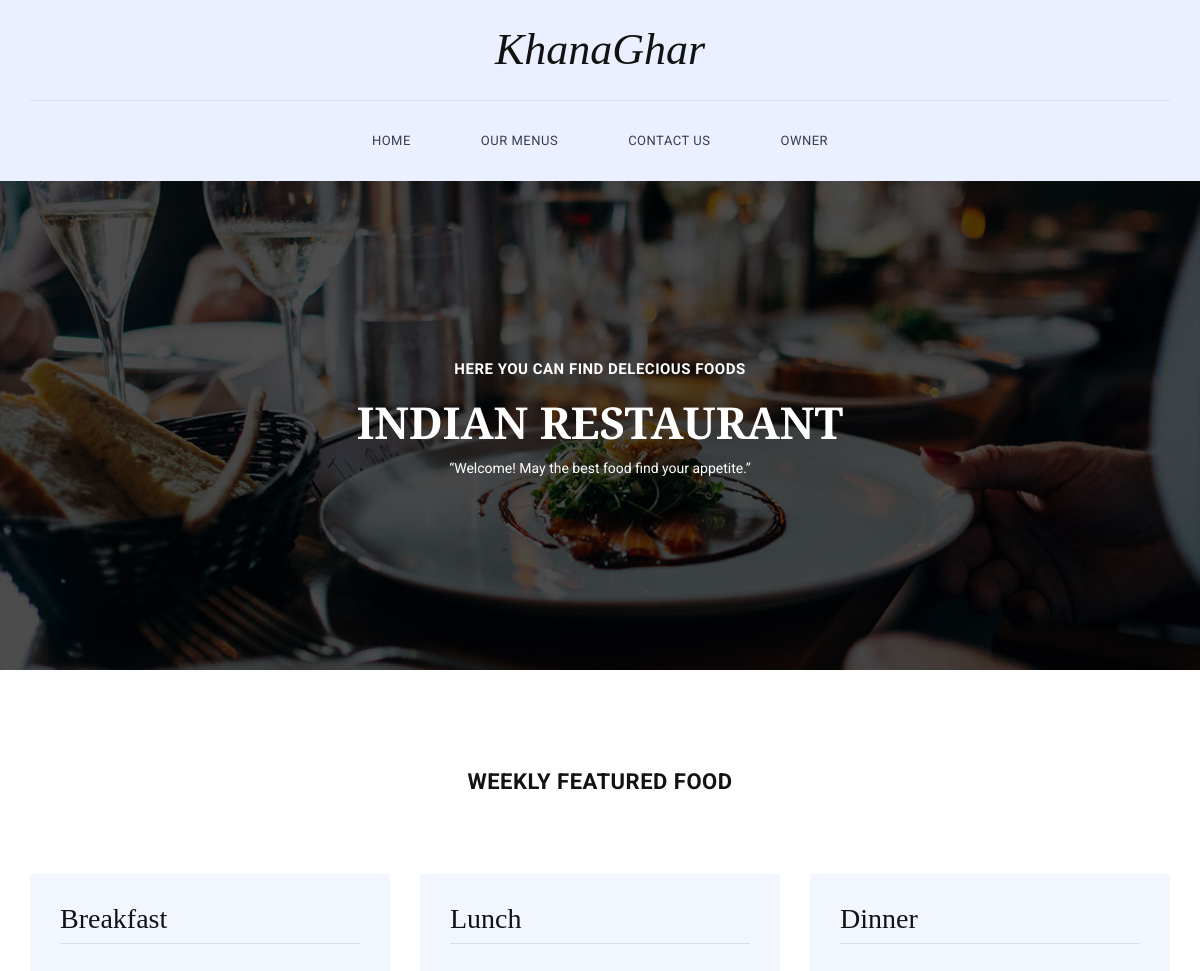
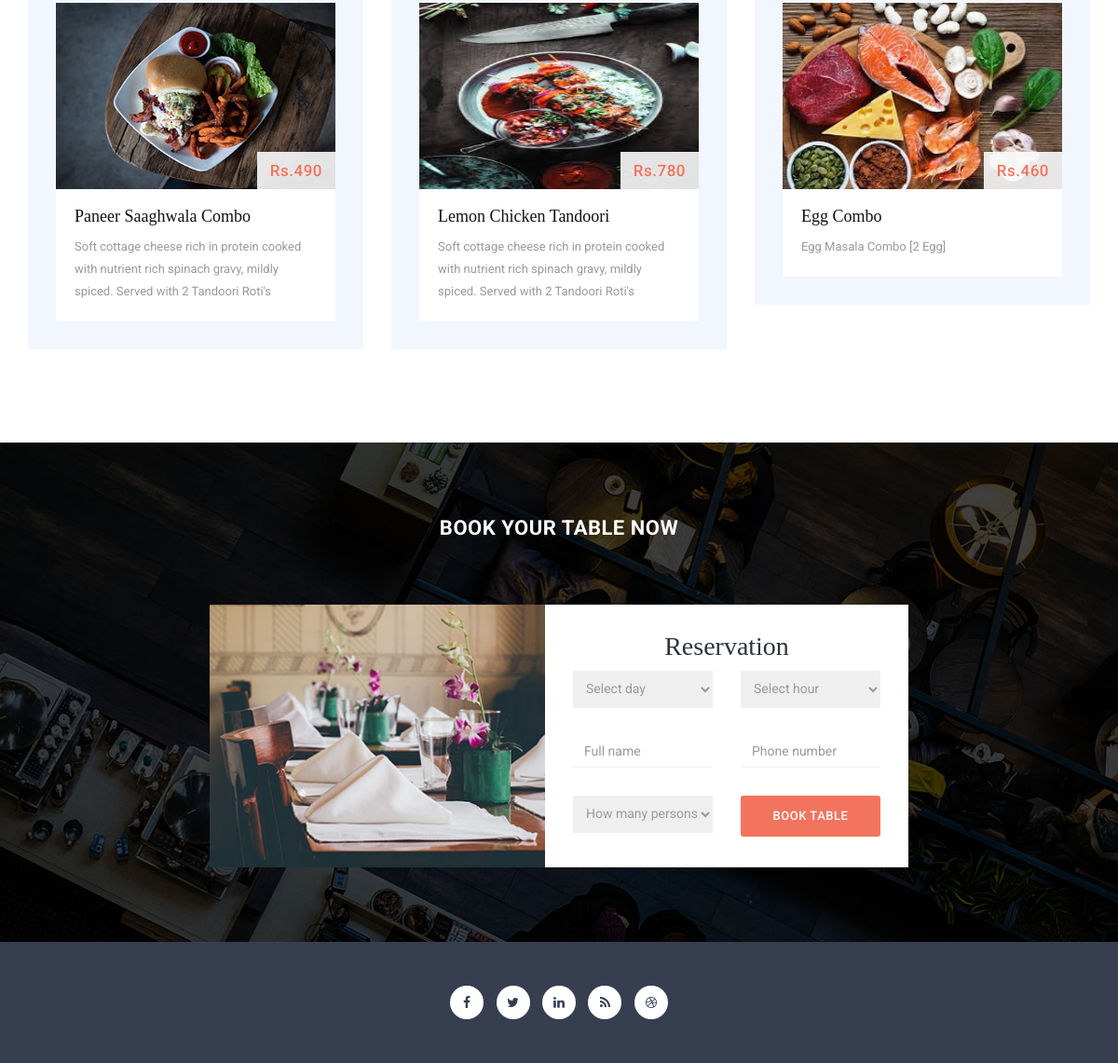
Screenshot of /food/ with the database file from the repository (2 pictures, top to bottom).
### food/models.py (models this page shows, shortened)
class special_item(models.Model):
    item_name= models.CharField(max_length=200)
    item_desc= models.CharField(max_length=400)
    item_sort_desc=models.CharField(max_length=400)
    item_price=models.IntegerField()
    item_image=models.ImageField(upload_to="images/")
    category=models.ForeignKey("Category", on_delete=models.CASCADE)

### food/views.py (the view)
# urls.py: 2. Add a URL to urlpatterns:  path('', views.home, name='home')
def home(request):
    book(request)
    item_list={
        "breakfast":special_item.objects.get(category=breakfast_id),
        "lunch":special_item.objects.get(category=lunch_id),
        "dinner":special_item.objects.get(category=dinner_id)
    }
    return render(request,'foods/index.html', item_list )

### food/views.py (called while the page is built)
def book(request):
    if request.method=="POST":
        day=request.POST["day"]
        hour=request.POST["hour"]
        name=request.POST["name"]
        phone=request.POST["phone"]
        person=request.POST["persons"]
        massage=f'day={day}, time={hour}, name={name}, contact={phone}, members={person}'
        print(massage)
        send_mail(
            "for new table booking",
            massage,
            from_email=settings.EMAIL_HOST_USER,
            recipient_list=["test@gmail.com"]
        )
        messages.success(request, 'Details has been sent')
        redirect("/food")

### food/templates/foods/index.html (shortened to what this page needs)
{% extends 'foods/base.html' %}
{% load static %}
{% block body %}
    <section class="banner">
        <div class="container">
            <div class="row">
                <div class="col-md-6 col-md-offset-3">
                    <h4>Here you can find delecious foods</h4>
                    <h2>Indian Restaurant</h2>
                    <p>“Welcome! May the best food find your appetite.”</p>
                </div>
            </div>
        </div>
    </section>
    <section class="featured-food">
        <div class="container">
            <div class="row">
                <div class="heading">
                    <h2>Weekly Featured Food</h2>
                </div>
            </div>
            <div class="row">
                <div class="col-md-4">
                    <div class="food-item">
                        <h2>Breakfast</h2>
                        <a href="{% url "details_special" breakfast.id %}">
                        <img src="/media/{{breakfast.item_image}}" width="100" height="200" alt=""></a>
                        <div class="price">Rs.{{breakfast.item_price}}</div>
                        <div class="text-content">
                            <h4>{{breakfast.item_name}}</h4>
                            <p>{{breakfast.item_sort_desc}}</p>
                        </div>
                    </div>
                </div>
                <div class="col-md-4">
                    <div class="food-item">
                        <h2>Lunch</h2>
                        <a href="{% url "details_special" lunch.id %}">
                        <img  src="/media/{{lunch.item_image}}" width="100" height="200" alt=""></a>
                        <div class="price">Rs.{{lunch.item_price}}</div>
                        <div class="text-content">
                            <h4>{{lunch.item_name}}</h4>
                            <p>{{lunch.item_sort_desc}}</p>
                        </div>
                    </div>
                </div>
                <div class="col-md-4">
                    <div class="food-item">
                        <h2>Dinner</h2>
                        <a href="{% url "details_special" dinner.id %}">
                        <img src="/media/{{dinner.item_image}}" width="100" height="200" alt=""></a>
                        <div class="price">Rs.{{dinner.item_price}}</div>
                        <div class="text-content">
                            <h4>{{dinner.item_name}}</h4>
                            <p>{{dinner.item_sort_desc}}</p>
                        </div>
                    </div>
                </div>
            </div>
        </div>
    </section>
    <section id="book-table">
        <div class="container">
            <div class="row">
                <div class="col-md-12">
                    <div class="heading">
                        <h2>Book Your Table Now</h2>
                    </div>
                </div>
                <div class="col-md-4 col-md-offset-2 col-sm-12">
                    <div class="left-image">
                        <img src="{% static 'food/img/book_left_image.jpg'%}" alt="">
                    </div>
                </div>
                <div class="col-md-4 col-sm-12">
                    <div class="right-info">
                        <h4>Reservation</h4>
                        <form id="form-submit" action="" method="post">
                            <div class="row">
                                <div class="col-md-6">
                                    <fieldset>
                                        <select required name='day' onchange='this.form.()'>
                                            <option value="">Select day</option>
                                        </select>
                                    </fieldset>
                                </div>
                                <div class="col-md-6">
                                    <fieldset>
                                        <select required name='hour' onchange='this.form.()'>
                                            <option value="">Select hour</option>
                                        </select>
                                    </fieldset>
                                </div>
                                <div class="col-md-6">
                                    <fieldset>
                                        <input name="name" type="name" class="form-control" id="name" placeholder="Full name" required="">
                                    </fieldset>
                                </div>
                                <div class="col-md-6">
                                    <fieldset>
                                        <input name="phone" type="phone" class="form-control" id="phone" placeholder="Phone number" required="">
                                    </fieldset>
                                </div>
                                <div class="col-md-6">
                                    <fieldset>
                                        <select required class="person" name='persons'>
                                            <option value="">How many persons?</option>
                                        </select>
                                    </fieldset>
                                </div>
                                <div class="col-md-6">
                                    <fieldset>
                                        <button type="submit" id="form-submit" class="btn">Book Table</button>
                                    </fieldset>
                                </div>
                            </div>
                        </form>
                    </div>
                </div>
            </div>
        </div>
    </section>
    {% endblock%}

### food/static/food/css/hero-slider.css (style rules this page uses)
*, *::after, *::before { -webkit-box-sizing: border-box; -moz-box-sizing: border-box; box-sizing: border-box; }
html { font-size: 62.5%; }
body { font-family: "Open Sans", sans-serif; color: #2c343b; background-color: #f2f2f2; }
a { color: #d44457; text-decoration: none; }
img { max-width: 100%; }

### food/static/food/css/templatemo-style.css (style rules this page uses)
* { margin: 0; padding: 0; font-family: 'Roboto', arial, sans-serif; }
body { overflow-x: hidden; background-color: #fff; }
p { color: #9a9a9a; font-size: 13px; line-height: 24px; }
.banner { padding: 180px 0px; background-image: url(../img/banner-bg.jpg); background-repeat: no-repeat; background-size: cover; background-position: center center; text-align: center; }
.banner h4 { margin-top: 0px; font-family: 'Roboto', sans-serif; font-weight: 700; font-size: 15px; color: #fff; text-transform: uppercase; letter-spacing: 0.5px; }
.banner h2 { font-family: 'Spectral', serif; font-size: 44px; font-weight: 600; color: #fff; text-transform: uppercase; }
.banner p { color: #fff; font-size: 14px; }
section#book-table { padding: 80px 0px; background-image: url(../img/book-bg.jpg); background-repeat: no-repeat; background-size: cover; background-position: center center; text-align: center; }
#book-table .heading h2 { margin-top: 0px; margin-bottom: 70px; font-size: 22px; font-weight: 700; letter-spacing: 0.5px; text-transform: uppercase; color: #fff; }
section#book-table .left-image img { width: 100%; overflow: hidden; }
.right-info { height: 282px; background-color: #fff; margin-left: -30px; padding: 30px; }
.right-info h4 { margin-top: 0px; font-family: 'Spectral', serif; font-size: 28px; }
.right-info select { border-right: none; border-left: none; border-top: none; width: 100%; outline: none; border-bottom: 1px solid #eee; font-size: 14px; color: #9a9a9a; padding-left: 10px; height: 40px; }
.right-info input { margin-top: 30px; margin-bottom: 30px; box-shadow: none; outline: none; border-right: none; border-left: none; border-top: none; border-bottom: 1px solid #eee; font-size: 14px; color: #9a9a9a; }
.right-info button { width: 100%; display: inline-block; background-color: #f2745f; color: #fff!important; font-size: 13px; text-transform: uppercase; font-weight: 500; padding: 12px 20px; border-radius: 3px; text-decoration: none; letter-spacing: 0.5px; }
section.featured-food { padding: 100px 0px; }
.featured-food .heading h2 { text-align: center; margin-top: 0px; margin-bottom: 80px; font-size: 22px; font-weight: 700; letter-spacing: 0.5px; text-transform: uppercase; color: #121212; }
.featured-food .food-item { background-color: #f2f6ff; padding: 30px; }
.food-item h2 { margin-top: 0px; margin-bottom: 30px; padding-bottom: 8px; font-family: 'Spectral', serif; font-size: 28px; width: 100%; border-bottom: 1px solid #d9dde5; color: #121212; }
.food-item img { width: 100%; overflow: hidden; position: relative; }
.food-item .price { font-size: 17px; color: #f2745f; font-weight: 500; letter-spacing: 0.5px; padding: 8px 14px; position: absolute; right: 45px; margin-top: -40px; background-color: rgba(250, 250, 250, 0.9); }
.food-item .text-content { background-color: #fff; padding: 20px 20px 10px 20px; }
.food-item h4 { margin-top: 0px; font-family: 'Spectral', serif; font-size: 18px; color: #121212; }

### rows the page displays
special_item: item_image (picture), item_price "490", item_name "Paneer Saaghwala Combo", item_sort_desc "Soft cottage cheese rich in protein cooked with nutrient rich spinach gravy, mildly spiced. Served with 2 Tandoori Roti's"
special_item: item_image (picture), item_price "780", item_name "Lemon Chicken Tandoori", item_sort_desc "Soft cottage cheese rich in protein cooked with nutrient rich spinach gravy, mildly spiced. Served with 2 Tandoori Roti's"
special_item: item_image (picture), item_price "460", item_name "Egg Combo", item_sort_desc "Egg Masala Combo [2 Egg]"
